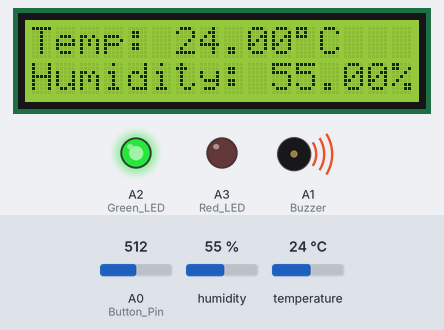
Simulated run of this sketch. Board: Arduino Uno, built with avr-gcc and run on an emulated ATmega328P. On the bench: 16×2 character LCD, output pins drawn as LEDs (lit = HIGH), buzzer (waves = sounding, pin HIGH). The test bench sets the inputs (shaded band); at power-on: A0 (Button_Pin) = 512, humidity 55 %, temperature 24 °C.

Above: at 1.2 s.
1.3 s: A0 (Button_Pin) set to 55
7.3 s: A0 (Button_Pin) set to 47
At 9.4 s:
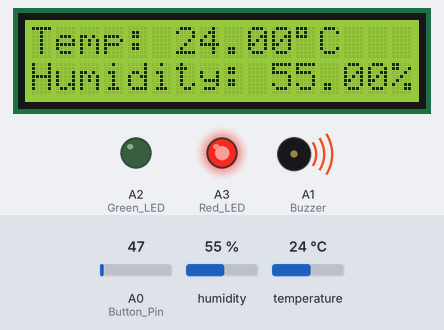
13.3 s: humidity set to 22 %
At 16.5 s:
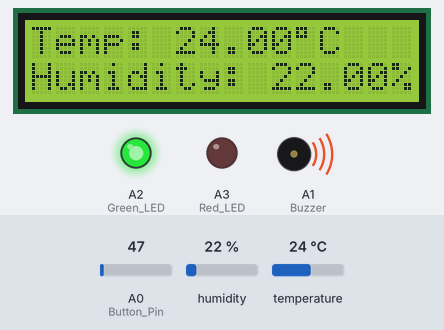
18.6 s: temperature set to 12 °C
At 20.7 s:
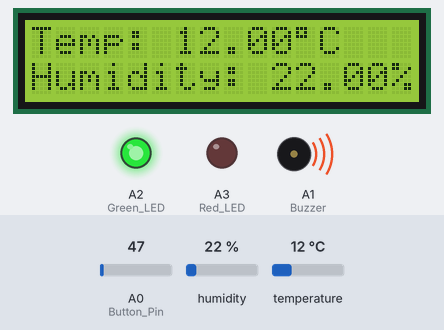
21.1 s: humidity set to 40 %
At 22.5 s:
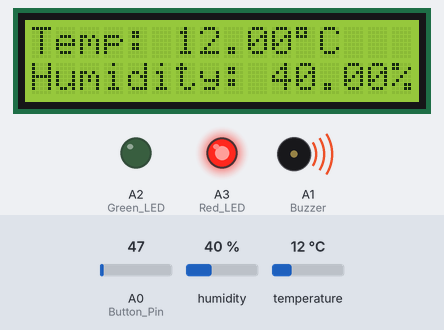
23.6 s: temperature set to 19 °C
At 25.3 s:
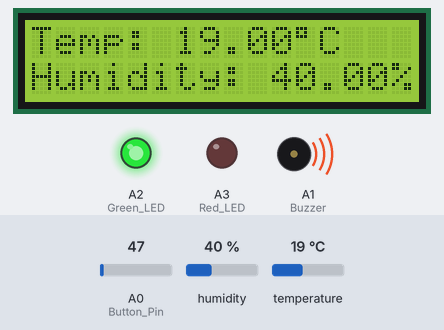
Timing chart, 0 to 27.1 s (numbered marks = the images above; inputs shaded):
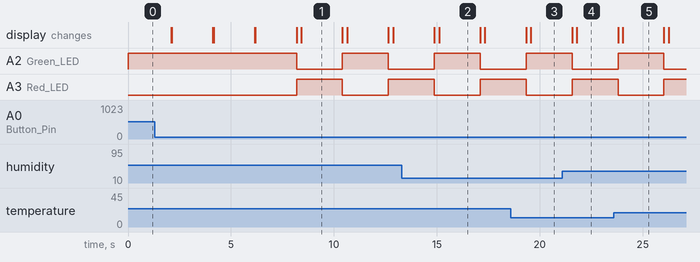

The sketch:

Multiboard.ino
```cpp
#include <IRremote.h>
#include <LiquidCrystal.h>
#include <dht.h>

LiquidCrystal lcd(2, 4, 5, 6, 7, 9);
const int RECV_PIN = 10;
int Button_Pin = A0;
int Buzzer = A1;
int Red_LED = A3;
int Green_LED = A2;
boolean flag = true;

IRrecv irrecv(RECV_PIN);
decode_results results;
dht DHT;
#define DHT11_PIN 8

void setup()
{
	Serial.begin(9600);

	pinMode(Button_Pin, INPUT_PULLUP);
	pinMode(Buzzer, OUTPUT);
	pinMode(Green_LED, OUTPUT);
	digitalWrite(Green_LED, HIGH);
	pinMode(Red_LED, OUTPUT);
	digitalWrite(Red_LED, LOW);
	digitalWrite(Buzzer, HIGH);
	irrecv.enableIRIn();
	// irrecv.blink13(true);
	lcd.begin(16, 2);
}

void loop()
{
	// unsigned long currentMillis = millis();
	if (analogRead(Button_Pin) < 50)
	{
		digitalWrite(Red_LED, !digitalRead(Red_LED));
		digitalWrite(Green_LED, !digitalRead(Green_LED));
		flag = !flag;
		delay(200);
		// while (analogRead(Button_Pin) < 50);
	}
	if (irrecv.decode(& results) && (flag == false))
	{
		digitalWrite(Red_LED, HIGH);
		Serial.println(results.value, HEX);
		lcd.setCursor(0, 0);
		irrecv.resume();
		lcd.print("IR=");
		lcd.print(results.value, HEX);
		delay(300); // 300ms can testing different IRcode in one press
		irrecv.decode(& results);
		lcd.setCursor(0, 1);
		irrecv.resume();
		lcd.print("IR=");
		lcd.print(results.value, HEX);
		// irsend.sendNEC(0xAA5511EE, 32);
		//delay(2000);
		// digitalWrite(Red_LED, LOW);

		while (analogRead(Button_Pin)>1000);

		lcd.clear();
	}
	else
	{
		int chk = DHT.read11(DHT11_PIN);
		lcd.setCursor(0, 0);
		lcd.print("Temp: ");
		lcd.print(DHT.temperature);
		lcd.print((char) 223);
		lcd.print("C");
		// lcd.print(flag);
		lcd.setCursor(0, 1);
		lcd.print("Humidity: ");
		lcd.print(DHT.humidity);
		lcd.print("%");
		// if (currentMillis - previousMillis >= interval)
		// {
		// previousMillis = currentMillis;
		delay(2000); // 1s make the display shown correct otherwise -999 will be shown in LCD
		lcd.clear();
		// }
	}
}
```

Measured:
- the behaviour switches between 50 and 49 on A0 (Button_Pin) (found by bisection; images 0 and 1)
- after the input at 7.3 s, A2 (Green_LED): HIGH → LOW after 0.89 s, → HIGH 2.2 s later, → LOW 2.2 s later; A3 (Red_LED): LOW → HIGH after 0.89 s, → LOW 2.2 s later, → HIGH 2.2 s later
- after the input at 13.3 s, the display: first differs from a run without the input after 1.8 s (image 2)
- after the input at 18.6 s, the display: first differs from a run without the input after 0.97 s (image 3)
- after the input at 21.1 s, the display: first differs from a run without the input after 0.70 s (image 4)
- after the input at 23.6 s, the display: first differs from a run without the input after 0.43 s (image 5)
- what the display in image 1 shows lasts 2.0 s, from 8.4 s to 10.4 s
